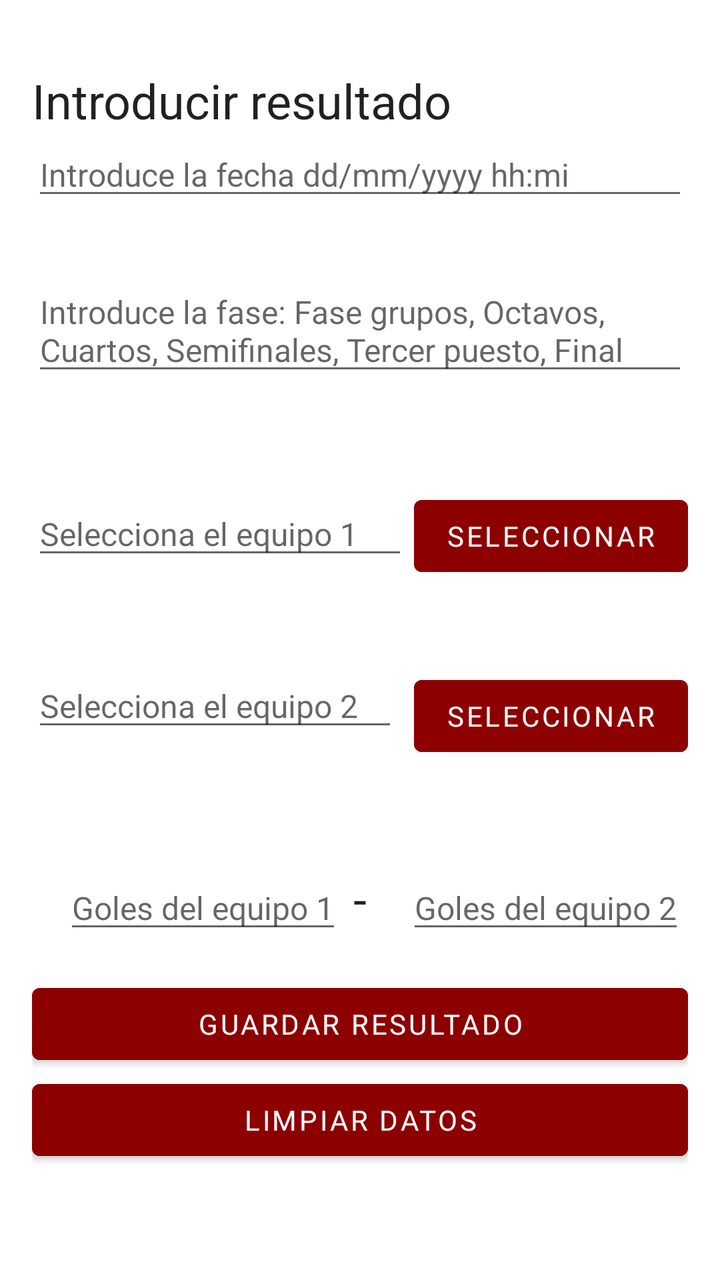
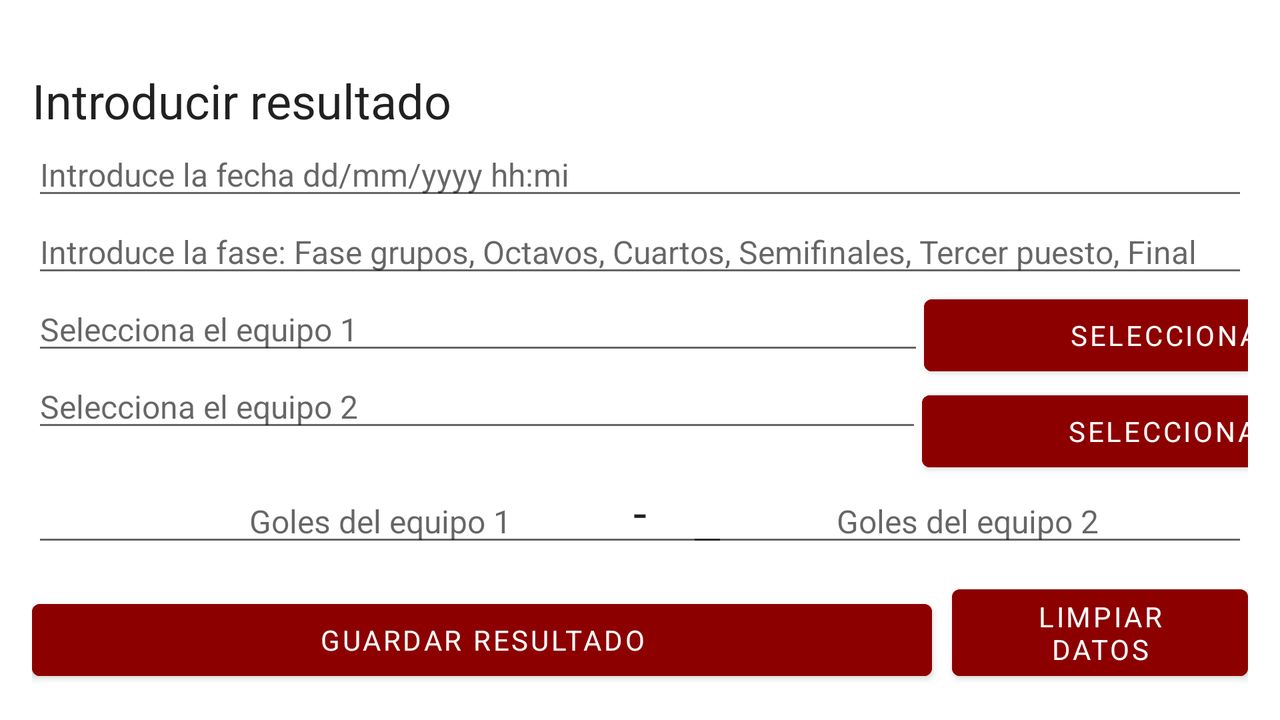

An Android layout and its configuration variant, each rendered on a device that would load it. The default file and the variant file are quoted in full after the pictures.
<!-- AndroidManifest.xml: application theme Theme.EvaluacionT1_AGP -->
<!-- res/layout/activity_registro.xml -->
<?xml version="1.0" encoding="utf-8"?>
<RelativeLayout xmlns:android="http://schemas.android.com/apk/res/android"
    xmlns:app="http://schemas.android.com/apk/res-auto"
    xmlns:tools="http://schemas.android.com/tools"
    android:layout_width="match_parent"
    android:layout_height="match_parent"
    android:padding="@dimen/margen"
    tools:context=".RegistroActivity">


    <TextView
        android:id="@+id/strIntro"
        style="@style/Estilo_default_escrito"
        android:layout_marginTop="18dp"
        android:text="@string/Introducir" />

    <EditText
        android:id="@+id/etFecha"
        style="@style/Estilo_default_edits"
        android:layout_below="@+id/strIntro"
        android:inputType="datetime"
        android:hint="@string/hintFecha" />

    <EditText
        android:id="@+id/etFase"
        style="@style/Estilo_default_edits"
        android:layout_below="@+id/etFecha"
        android:layout_marginTop="30dp"
        android:hint="@string/hintfase" />

    <EditText

        android:id="@+id/etprimEq"
        style="@style/Estilo_default_edits"
        android:layout_marginTop="230dp"
        android:layout_marginEnd="140dp"
        android:hint="@string/hintequno" />

    <Button
        android:id="@+id/btnSelectPrimerPais"
        style="@style/Estilo_btn_select"
        android:layout_alignRight="@+id/etprimEq"
        android:layout_alignParentEnd="true"
        android:layout_marginTop="228dp"
        android:text="@string/seleccionar" />

    <EditText
        android:id="@+id/etsegEq"
        style="@style/Estilo_default_edits"
        android:layout_marginTop="316dp"
        android:layout_marginEnd="145dp"
        android:hint="@string/hintedos" />

    <Button
        android:id="@+id/btnSelectSegPais"
        style="@style/Estilo_btn_select"
        android:layout_alignParentEnd="true"
        android:layout_marginTop="318dp"
        android:text="@string/seleccionar" />

    <EditText
        android:id="@+id/etgolesprimEq"
        style="@style/Estilo_edits_goles"
        android:layout_marginStart="16dp"
        android:layout_marginTop="417dp"
        android:inputType="number"
        android:hint="@string/hintgolesuno" />

    <TextView
        android:id="@+id/strguion"
        style="@style/Estilo_default_escrito"
        android:layout_centerHorizontal="true"
        android:layout_marginTop="417dp"
        android:text="@string/guion" />

    <EditText
        android:id="@+id/etgolessegEq"
        style="@style/Estilo_edits_goles"
        android:layout_marginTop="417dp"
        android:layout_marginLeft="20dp"
        android:layout_toRightOf="@+id/strguion"
        android:inputType="number"
        android:hint="@string/hintgolesdos" />

    <Button
        android:id="@+id/btnGuardarDatos"
        android:text="@string/save"
        style="@style/Estilo_default_botones"
        android:layout_above="@+id/btnLimpiarDatos"
        />

    <Button
        android:id="@+id/btnLimpiarDatos"
        style="@style/Estilo_default_botones"
        android:layout_alignParentStart="true"
        android:layout_alignParentBottom="true"
        android:layout_marginBottom="40dp"
        android:text="@string/limpiar" />

</RelativeLayout>
<!-- resources referenced by this layout -->
<resources>
  <dimen name="margen">16dp</dimen>
  <string name="Introducir">Introducir resultado</string>
  <string name="guion">-</string>
  <string name="hintFecha">Introduce la fecha dd/mm/yyyy hh:mi</string>
  <string name="hintedos">Selecciona el equipo 2</string>
  <string name="hintequno">Selecciona el equipo 1</string>
  <string name="hintfase">Introduce la fase: Fase grupos, Octavos, Cuartos, Semifinales, Tercer puesto, Final</string>
  <string name="hintgolesdos">Goles del equipo 2</string>
  <string name="hintgolesuno">Goles del equipo 1</string>
  <string name="limpiar">LIMPIAR DATOS</string>
  <string name="save">GUARDAR RESULTADO</string>
  <string name="seleccionar">SELECCIONAR</string>
  <style name="Estilo_btn_select" parent="@android:style/TextAppearance.DeviceDefault">
          <item name="android:layout_width">wrap_content</item>
          <item name="android:layout_height">wrap_content</item>
          <item name="android:backgroundTint">#8C0000</item>
          <item name="android:textColor">@android:color/white</item>
      </style>
  <style name="Estilo_default_botones" parent="@android:style/TextAppearance.DeviceDefault">
          <item name="android:layout_width">match_parent</item>
          <item name="android:layout_height">wrap_content</item>
          <item name="android:backgroundTint">#8C0000</item>
          <item name="android:textColor">@android:color/white</item>
      </style>
  <style name="Estilo_default_edits" parent="@android:style/TextAppearance.DeviceDefault">
          <item name="android:layout_width">match_parent</item>
          <item name="android:layout_height">wrap_content</item>
          <item name="android:textSize">16sp</item>
      </style>
  <style name="Estilo_default_escrito" parent="@android:style/TextAppearance.DeviceDefault">
          <item name="android:layout_width">wrap_content</item>
          <item name="android:layout_height">wrap_content</item>
          <item name="android:textSize">24sp</item>
      </style>
  <style name="Estilo_edits_goles" parent="@android:style/TextAppearance.DeviceDefault">
          <item name="android:layout_width">wrap_content</item>
          <item name="android:layout_height">wrap_content</item>
          <item name="android:textSize">16sp</item>
      </style>
  <style name="Theme.EvaluacionT1_AGP" parent="Theme.MaterialComponents.DayNight.DarkActionBar">
          
          <item name="colorPrimary">#8C0000</item>
          <item name="colorPrimaryVariant">@color/purple_700</item>
          <item name="colorOnPrimary">@color/white</item>
          
          <item name="colorSecondary">@color/teal_200</item>
          <item name="colorSecondaryVariant">@color/teal_700</item>
          <item name="colorOnSecondary">@color/black</item>
          
          <item name="android:statusBarColor">#8C0000</item>
          
      </style>
</resources>
<!-- res/layout-land/activity_registro.xml (the repository's variant of the layout above) -->
<!-- drawn on the phone turned sideways -->
<?xml version="1.0" encoding="utf-8"?>
<RelativeLayout xmlns:android="http://schemas.android.com/apk/res/android"
    xmlns:app="http://schemas.android.com/apk/res-auto"
    xmlns:tools="http://schemas.android.com/tools"
    android:layout_width="match_parent"
    android:layout_height="match_parent"
    android:padding="@dimen/margen"
    tools:context=".RegistroActivity">


    <TextView
        android:id="@+id/strIntro"
        style="@style/Estilo_default_escrito"
        android:layout_marginTop="18dp"
        android:text="@string/Introducir" />

    <EditText
        android:id="@+id/etFecha"
        style="@style/Estilo_default_edits"
        android:layout_below="@+id/strIntro"
        android:inputType="datetime"
        android:hint="@string/hintFecha" />

    <EditText
        android:id="@+id/etFase"
        style="@style/Estilo_default_edits"
        android:layout_below="@+id/etFecha"
        android:hint="@string/hintfase" />

    <EditText

        android:id="@+id/etprimEq"
        style="@style/Estilo_default_edits"
        android:layout_width="446dp"
        android:layout_height="wrap_content"
        android:layout_below="@+id/etFase"
        android:hint="@string/hintequno" />

    <Button
        android:id="@+id/btnSelectPrimerPais"
        style="@style/Estilo_btn_select"
        android:layout_width="250dp"
        android:layout_below="@+id/etFase"
        android:layout_toRightOf="@+id/etprimEq"
        android:layout_marginRight="-410dp"
        android:text="@string/seleccionar" />

    <EditText
        android:id="@+id/etsegEq"
        style="@style/Estilo_default_edits"
        android:layout_width="445dp"
        android:layout_height="wrap_content"
        android:layout_below="@+id/etprimEq"
        android:layout_marginTop="0dp"
        android:hint="@string/hintedos" />

    <Button
        android:id="@+id/btnSelectSegPais"
        style="@style/Estilo_btn_select"
        android:layout_width="250dp"
        android:layout_below="@+id/btnSelectPrimerPais"
        android:layout_toRightOf="@+id/etsegEq"
        android:layout_marginRight="-411dp"
        android:text="@string/seleccionar" />

    <EditText
        android:id="@+id/etgolesprimEq"
        style="@style/Estilo_edits_goles"
        android:layout_width="348dp"
        android:layout_below="@+id/btnSelectSegPais"
        android:hint="@string/hintgolesuno"
        android:textAlignment="center"
        android:inputType="number" />

    <TextView
        android:id="@+id/strguion"
        style="@style/Estilo_default_escrito"
        android:layout_centerHorizontal="true"
        android:layout_below="@+id/btnSelectSegPais"
        android:text="@string/guion" />

    <EditText
        android:id="@+id/etgolessegEq"
        style="@style/Estilo_edits_goles"
        android:layout_width="348dp"
        android:layout_below="@+id/btnSelectSegPais"
        android:layout_marginLeft="20dp"
        android:layout_toRightOf="@+id/strguion"
        android:textAlignment="center"
        android:hint="@string/hintgolesdos"
        android:inputType="number" />

    <Button
        android:id="@+id/btnGuardarDatos"
        style="@style/Estilo_default_botones"
        android:layout_width="450dp"
        android:layout_alignParentBottom="true"
        android:text="@string/save" />

    <Button
        android:id="@+id/btnLimpiarDatos"
        style="@style/Estilo_default_botones"
        android:layout_width="450dp"
        android:layout_height="wrap_content"
        android:layout_alignParentBottom="true"
        android:layout_marginLeft="10dp"
        android:layout_toRightOf="@+id/btnGuardarDatos"
        android:text="@string/limpiar" />

</RelativeLayout>
